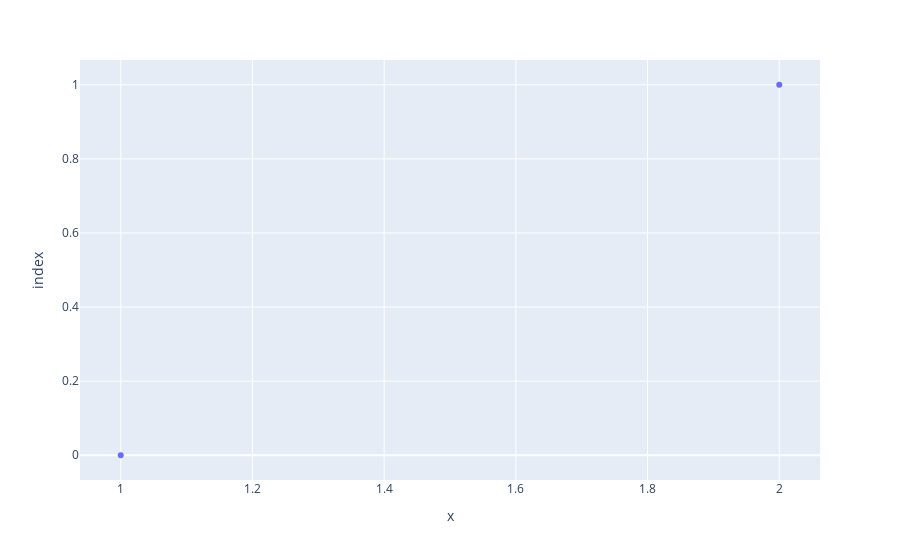

This figure's notebook cell:
### Code cell
px.scatter(pd.DataFrame([{'x': 1, 'y':1}, {'x':2, 'y':10}]), x='x')

### Figure 1 — Plotly figure (JSON) as saved in the notebook; plotly's stock layout.template omitted (floating-point values rounded to 4 significant figures)
{"data": [{"hovertemplate": "x=%{x}<br>index=%{y}<extra></extra>", "legendgroup": "", "marker": {"color": "#636efa", "symbol": "circle"}, "mode": "markers", "name": "", "orientation": "h", "showlegend": false, "type": "scatter", "x": [1, 2], "xaxis": "x", "y": [0, 1], "yaxis": "y"}], "layout": {"autosize": true, "legend": {"tracegroupgap": 0}, "margin": {"t": 60}, "xaxis": {"anchor": "y", "autorange": true, "domain": [0, 1], "range": [0.932, 2.068], "title": {"text": "x"}, "type": "linear"}, "yaxis": {"anchor": "x", "autorange": true, "domain": [0, 1], "range": [-0.0709, 1.071], "title": {"text": "index"}, "type": "linear"}}}
